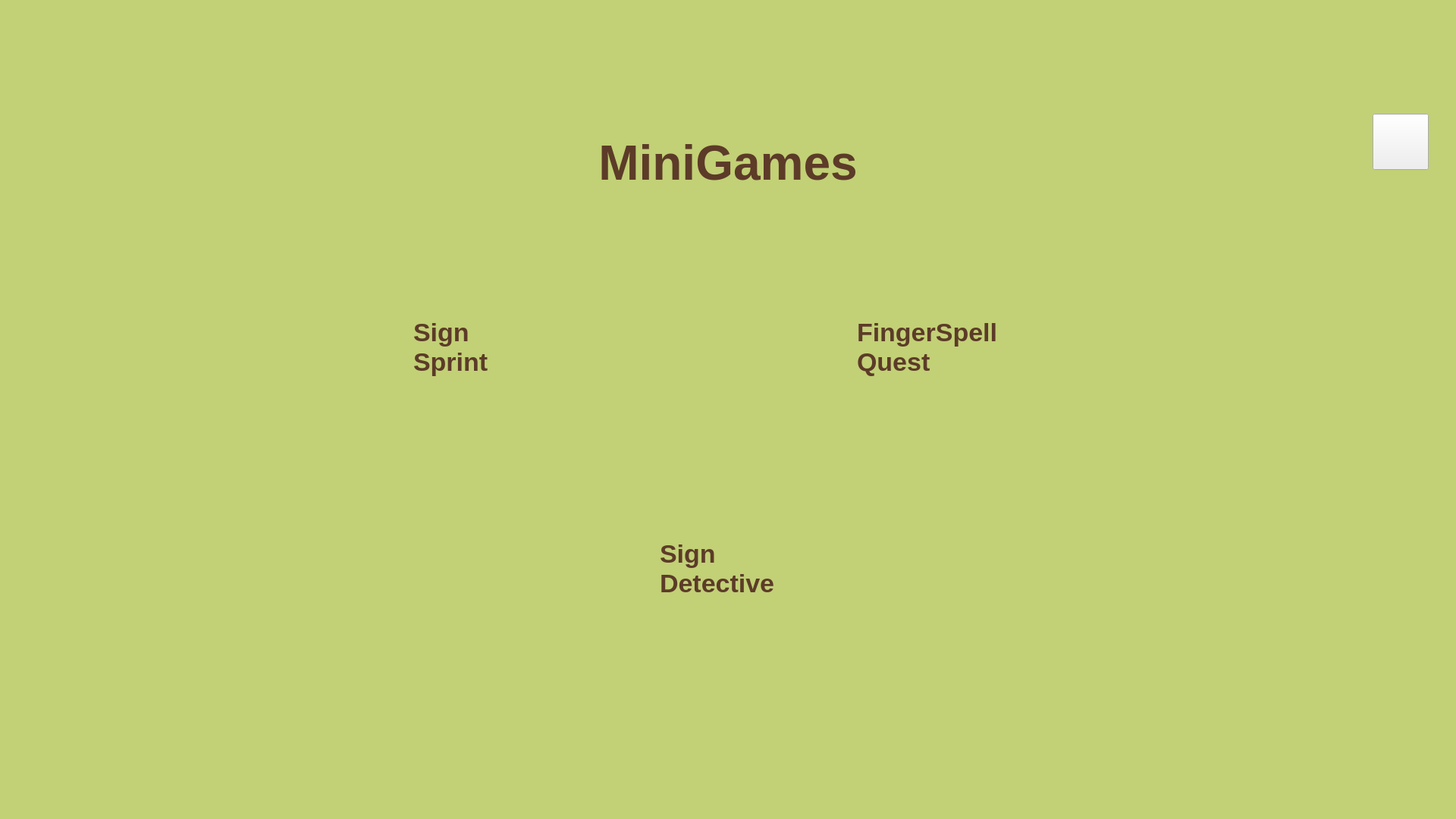
<?xml version="1.0" encoding="UTF-8"?>
<ui version="4.0">
 <class>MinigameSelect</class>
 <widget class="QWidget" name="MinigameSelect">
  <property name="geometry">
   <rect>
    <x>0</x>
    <y>0</y>
    <width>1920</width>
    <height>1080</height>
   </rect>
  </property>
  <property name="windowTitle">
   <string>SenyaSabi — MiniGames</string>
  </property>
  <property name="styleSheet">
   <string notr="true">
QWidget#MinigameSelect { background-color: #C2D076; font-family: &quot;Segoe UI&quot;; }
   </string>
  </property>
  <widget class="QLabel" name="imageBg">
   <property name="geometry">
    <rect>
     <x>0</x>
     <y>0</y>
     <width>1920</width>
     <height>1080</height>
    </rect>
   </property>
   <property name="text">
    <string/>
   </property>
   <property name="pixmap">
    <pixmap>../../resources/img/gen_bg.png</pixmap>
   </property>
   <property name="scaledContents">
    <bool>true</bool>
   </property>
  </widget>
  <widget class="QLabel" name="titleLabel">
   <property name="geometry">
    <rect>
     <x>660</x>
     <y>170</y>
     <width>600</width>
     <height>90</height>
    </rect>
   </property>
   <property name="styleSheet">
    <string notr="true">font-family: &quot;Cherry Bomb One&quot;, &quot;Segoe UI&quot;; font-size: 64px; font-weight: bold; color: #5C3B28; background: transparent;</string>
   </property>
   <property name="text">
    <string>MiniGames</string>
   </property>
   <property name="alignment">
    <set>Qt::AlignmentFlag::AlignCenter</set>
   </property>
  </widget>
  <widget class="QPushButton" name="btnBack">
   <property name="geometry">
    <rect>
     <x>1810</x>
     <y>150</y>
     <width>74</width>
     <height>74</height>
    </rect>
   </property>
   <property name="cursor">
    <cursorShape>PointingHandCursor</cursorShape>
   </property>
   <property name="text">
    <string/>
   </property>
  </widget>
  <widget class="QPushButton" name="btnSprint">
   <property name="geometry">
    <rect>
     <x>400</x>
     <y>340</y>
     <width>530</width>
     <height>242</height>
    </rect>
   </property>
   <property name="cursor">
    <cursorShape>PointingHandCursor</cursorShape>
   </property>
   <property name="styleSheet">
    <string notr="true">
QPushButton#btnSprint {
    background: transparent;
    border: none;
    border-image: url(../../resources/img/ui/button_16.png) 0 0 0 0 stretch stretch;
}
QPushButton#btnSprint:hover {
    transform: scale(1.02);
}
    </string>
   </property>
   <widget class="QLabel" name="starSprint1">
    <property name="geometry">
     <rect>
      <x>85</x>
      <y>99</y>
      <width>44</width>
      <height>44</height>
     </rect>
    </property>
    <property name="pixmap">
     <pixmap>../../resources/img/ui/star.png</pixmap>
    </property>
    <property name="scaledContents">
     <bool>true</bool>
    </property>
   </widget>
   <widget class="QLabel" name="lblSprintText">
    <property name="geometry">
     <rect>
      <x>145</x>
      <y>55</y>
      <width>340</width>
      <height>125</height>
     </rect>
    </property>
    <property name="styleSheet">
     <string notr="true">font-family: &quot;Segoe UI&quot;, sans-serif; font-size: 34px; font-weight: 700; color: #5C3B28; background: transparent;</string>
    </property>
    <property name="text">
     <string>Sign
Sprint</string>
    </property>
    <property name="alignment">
     <set>Qt::AlignmentFlag::AlignLeading|Qt::AlignmentFlag::AlignLeft|Qt::AlignmentFlag::AlignVCenter</set>
    </property>
   </widget>
  </widget>
  <widget class="QPushButton" name="btnQuest">
   <property name="geometry">
    <rect>
     <x>990</x>
     <y>340</y>
     <width>522</width>
     <height>237</height>
    </rect>
   </property>
   <property name="cursor">
    <cursorShape>PointingHandCursor</cursorShape>
   </property>
   <property name="styleSheet">
    <string notr="true">
QPushButton#btnQuest {
    background: transparent;
    border: none;
    border-image: url(../../resources/img/ui/button_17.png) 0 0 0 0 stretch stretch;
}
QPushButton#btnQuest:hover {
    transform: scale(1.02);
}
    </string>
   </property>
   <widget class="QLabel" name="starQuest1">
    <property name="geometry">
     <rect>
      <x>75</x>
      <y>72</y>
      <width>44</width>
      <height>44</height>
     </rect>
    </property>
    <property name="pixmap">
     <pixmap>../../resources/img/ui/star.png</pixmap>
    </property>
    <property name="scaledContents">
     <bool>true</bool>
    </property>
   </widget>
   <widget class="QLabel" name="starQuest2">
    <property name="geometry">
     <rect>
      <x>75</x>
      <y>124</y>
      <width>44</width>
      <height>44</height>
     </rect>
    </property>
    <property name="pixmap">
     <pixmap>../../resources/img/ui/star.png</pixmap>
    </property>
    <property name="scaledContents">
     <bool>true</bool>
    </property>
   </widget>
   <widget class="QLabel" name="lblQuestText">
    <property name="geometry">
     <rect>
      <x>140</x>
      <y>55</y>
      <width>345</width>
      <height>125</height>
     </rect>
    </property>
    <property name="styleSheet">
     <string notr="true">font-family: &quot;Segoe UI&quot;, sans-serif; font-size: 34px; font-weight: 700; color: #5C3B28; background: transparent;</string>
    </property>
    <property name="text">
     <string>FingerSpell
Quest</string>
    </property>
    <property name="alignment">
     <set>Qt::AlignmentFlag::AlignLeading|Qt::AlignmentFlag::AlignLeft|Qt::AlignmentFlag::AlignVCenter</set>
    </property>
   </widget>
  </widget>
  <widget class="QPushButton" name="btnDetective">
   <property name="geometry">
    <rect>
     <x>690</x>
     <y>630</y>
     <width>530</width>
     <height>242</height>
    </rect>
   </property>
   <property name="cursor">
    <cursorShape>PointingHandCursor</cursorShape>
   </property>
   <property name="styleSheet">
    <string notr="true">
QPushButton#btnDetective {
    background: transparent;
    border: none;
    border-image: url(../../resources/img/ui/button_16.png) 0 0 0 0 stretch stretch;
}
QPushButton#btnDetective:hover {
    transform: scale(1.02);
}
    </string>
   </property>
   <widget class="QLabel" name="starDet1">
    <property name="geometry">
     <rect>
      <x>80</x>
      <y>114</y>
      <width>40</width>
      <height>40</height>
     </rect>
    </property>
    <property name="pixmap">
     <pixmap>../../resources/img/ui/star.png</pixmap>
    </property>
    <property name="scaledContents">
     <bool>true</bool>
    </property>
   </widget>
   <widget class="QLabel" name="starDet2">
    <property name="geometry">
     <rect>
      <x>76</x>
      <y>80</y>
      <width>40</width>
      <height>40</height>
     </rect>
    </property>
    <property name="pixmap">
     <pixmap>../../resources/img/ui/star.png</pixmap>
    </property>
    <property name="scaledContents">
     <bool>true</bool>
    </property>
   </widget>
   <widget class="QLabel" name="starDet3">
    <property name="geometry">
     <rect>
      <x>116</x>
      <y>104</y>
      <width>40</width>
      <height>40</height>
     </rect>
    </property>
    <property name="pixmap">
     <pixmap>../../resources/img/ui/star.png</pixmap>
    </property>
    <property name="scaledContents">
     <bool>true</bool>
    </property>
   </widget>
   <widget class="QLabel" name="lblDetectiveText">
    <property name="geometry">
     <rect>
      <x>180</x>
      <y>65</y>
      <width>310</width>
      <height>110</height>
     </rect>
    </property>
    <property name="styleSheet">
     <string notr="true">font-family: &quot;Segoe UI&quot;, sans-serif; font-size: 34px; font-weight: 700; color: #5C3B28; background: transparent;</string>
    </property>
    <property name="text">
     <string>Sign
Detective</string>
    </property>
    <property name="alignment">
     <set>Qt::AlignmentFlag::AlignLeading|Qt::AlignmentFlag::AlignLeft|Qt::AlignmentFlag::AlignVCenter</set>
    </property>
   </widget>
  </widget>
 </widget>
 <resources/>
 <connections/>
</ui>
